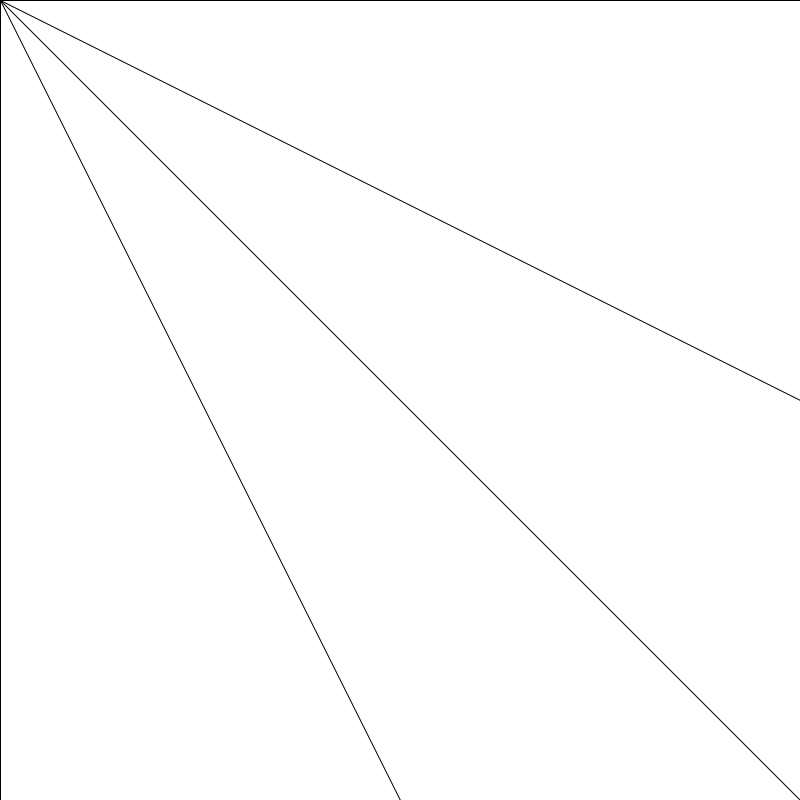
Frame 1 (no input)
Frame 60 (the mouse pressed at the canvas centre just before this capture): identical to frame 1, image omitted
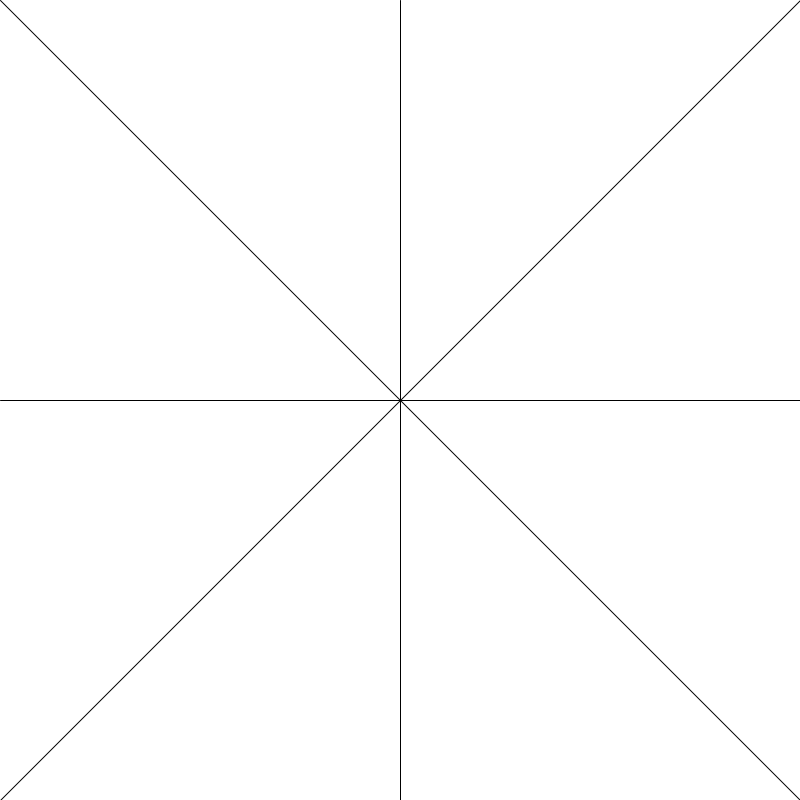
Frame 120 (the mouse held since frame 60 and released just before this capture)

The Processing sketch that drew these frames (run headless with seeded random() and noise(); from frame 60 on, the mouse is pressed at the canvas centre):

// Processing sketch: processing_31382
// ── processing_31382.pde

void setup()
{
  size(800,800);
  background(255);
  smooth();
}
void draw()
{
 background(255);
  line(0,0,mouseX,mouseY);
  line(800,800,mouseX,mouseY);
  line(800,0,mouseX,mouseY);
  line(0,800,mouseX,mouseY);
  line(0,400,mouseX,mouseY);
  line(400,0,mouseX,mouseY);
  line(400,800,mouseX,mouseY);
  line(800,400,mouseX,mouseY);
  
}
